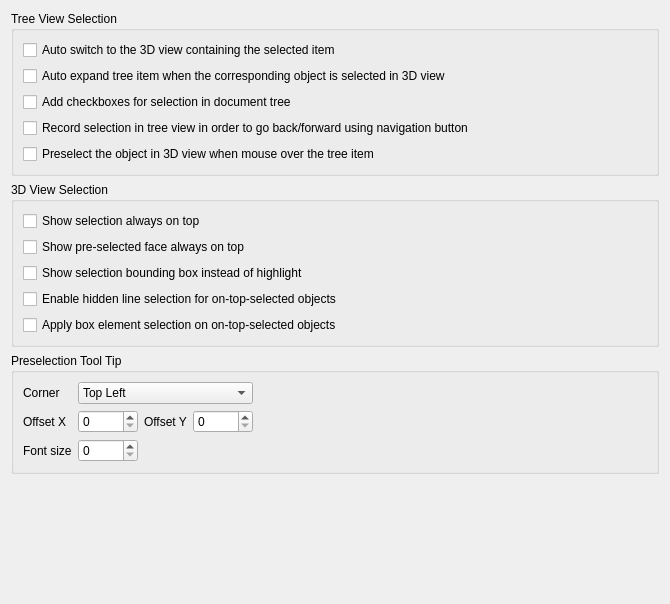
<?xml version="1.0" encoding="UTF-8"?>
<ui version="4.0">
 <class>Gui::Dialog::DlgSettingsSelection</class>
 <widget class="QWidget" name="Gui::Dialog::DlgSettingsSelection">
  <property name="geometry">
   <rect>
    <x>0</x>
    <y>0</y>
    <width>670</width>
    <height>604</height>
   </rect>
  </property>
  <property name="windowTitle">
   <string>Selection</string>
  </property>
  <layout class="QGridLayout" name="gridLayout">
   <item row="7" column="0">
    <spacer name="verticalSpacer">
     <property name="orientation">
      <enum>Qt::Vertical</enum>
     </property>
     <property name="sizeHint" stdset="0">
      <size>
       <width>20</width>
       <height>245</height>
      </size>
     </property>
    </spacer>
   </item>
   <item row="4" column="0">
    <widget class="QGroupBox" name="groupBox">
     <property name="title">
      <string>Tree View Selection</string>
     </property>
     <layout class="QVBoxLayout" name="verticalLayout">
      <item>
       <widget class="QCheckBox" name="checkBoxAutoSwitch">
        <property name="text">
         <string>Auto switch to the 3D view containing the selected item</string>
        </property>
       </widget>
      </item>
      <item>
       <widget class="QCheckBox" name="checkBoxAutoExpand">
        <property name="text">
         <string>Auto expand tree item when the corresponding object is selected in 3D view</string>
        </property>
       </widget>
      </item>
      <item>
       <widget class="QCheckBox" name="checkBoxSelectionCheckBoxes">
        <property name="text">
         <string>Add checkboxes for selection in document tree</string>
        </property>
       </widget>
      </item>
      <item>
       <widget class="QCheckBox" name="checkBoxRecord">
        <property name="text">
         <string>Record selection in tree view in order to go back/forward using navigation button</string>
        </property>
       </widget>
      </item>
      <item>
       <widget class="QCheckBox" name="checkBoxPreselect">
        <property name="text">
         <string>Preselect the object in 3D view when mouse over the tree item</string>
        </property>
       </widget>
      </item>
     </layout>
    </widget>
   </item>
   <item row="5" column="0">
    <widget class="QGroupBox" name="groupBox_2">
     <property name="title">
      <string>3D View Selection</string>
     </property>
     <layout class="QVBoxLayout" name="verticalLayout_2">
      <item>
       <widget class="QCheckBox" name="checkBoxSelectionOnTop">
        <property name="text">
         <string>Show selection always on top</string>
        </property>
       </widget>
      </item>
      <item>
       <widget class="QCheckBox" name="checkBoxPreSelectionOnTop">
        <property name="text">
         <string>Show pre-selected face always on top</string>
        </property>
       </widget>
      </item>
      <item>
       <widget class="QCheckBox" name="checkBoxShowBoundBox">
        <property name="text">
         <string>Show selection bounding box instead of highlight</string>
        </property>
       </widget>
      </item>
      <item>
       <widget class="QCheckBox" name="checkBoxHiddenLineSelect">
        <property name="toolTip">
         <string>If enabled, you can select hidden lines/points in objects shown on top.

Regardless of this option, you can always turn on hidden face/line/point selection
by holding the SHIFT key. You use mouse wheel while holding the SHIFT key to
select hidden face at various depth.</string>
        </property>
        <property name="text">
         <string>Enable hidden line selection for on-top-selected objects</string>
        </property>
       </widget>
      </item>
      <item>
       <widget class="QCheckBox" name="checkBoxSelectElementOnTop">
        <property name="text">
         <string>Apply box element selection on on-top-selected objects</string>
        </property>
       </widget>
      </item>
     </layout>
    </widget>
   </item>
   <item row="6" column="0">
    <widget class="QGroupBox" name="groupBox_3">
     <property name="title">
      <string>Preselection Tool Tip</string>
     </property>
     <layout class="QGridLayout" name="gridLayout_2">
      <item row="1" column="0">
       <widget class="QLabel" name="label_2">
        <property name="text">
         <string>Offset X</string>
        </property>
       </widget>
      </item>
      <item row="0" column="4">
       <spacer name="horizontalSpacer">
        <property name="orientation">
         <enum>Qt::Horizontal</enum>
        </property>
        <property name="sizeHint" stdset="0">
         <size>
          <width>40</width>
          <height>20</height>
         </size>
        </property>
       </spacer>
      </item>
      <item row="0" column="0">
       <widget class="QLabel" name="label">
        <property name="sizePolicy">
         <sizepolicy hsizetype="Maximum" vsizetype="Preferred">
          <horstretch>0</horstretch>
          <verstretch>0</verstretch>
         </sizepolicy>
        </property>
        <property name="text">
         <string>Corner</string>
        </property>
       </widget>
      </item>
      <item row="1" column="2">
       <widget class="QLabel" name="label_3">
        <property name="text">
         <string>Offset Y</string>
        </property>
       </widget>
      </item>
      <item row="1" column="1">
       <widget class="QSpinBox" name="spinBoxToolTipOffsetX">
        <property name="minimumSize">
         <size>
          <width>60</width>
          <height>0</height>
         </size>
        </property>
       </widget>
      </item>
      <item row="1" column="3">
       <widget class="QSpinBox" name="spinBoxToolTipOffsetY">
        <property name="minimumSize">
         <size>
          <width>60</width>
          <height>0</height>
         </size>
        </property>
       </widget>
      </item>
      <item row="0" column="1" colspan="3">
       <widget class="QComboBox" name="comboBoxToolTipCorner">
        <item>
         <property name="text">
          <string>Top Left</string>
         </property>
        </item>
        <item>
         <property name="text">
          <string>Top Right</string>
         </property>
        </item>
        <item>
         <property name="text">
          <string>Bottom Left</string>
         </property>
        </item>
        <item>
         <property name="text">
          <string>Bottom Right</string>
         </property>
        </item>
       </widget>
      </item>
      <item row="2" column="0">
       <widget class="QLabel" name="label_4">
        <property name="text">
         <string>Font size</string>
        </property>
       </widget>
      </item>
      <item row="2" column="1">
       <widget class="QSpinBox" name="spinBoxToolTipFontSize"/>
      </item>
     </layout>
    </widget>
   </item>
  </layout>
 </widget>
 <resources/>
 <connections/>
</ui>
